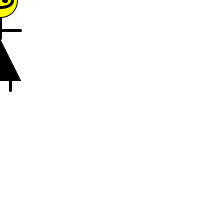
Frame 1 (no input)
Frame 60 (the mouse pressed at the canvas centre just before this capture): identical to frame 1, image omitted
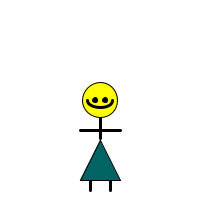
Frame 120 (the mouse held since frame 60 and released just before this capture)

The Processing sketch that drew these frames (run headless with seeded random() and noise(); from frame 60 on, the mouse is pressed at the canvas centre):

// Processing sketch: processing_57110
// ── processing_57110.pde

void setup(){
  //Set the size of the window and attributes
  size(200,200);
  smooth();
  frameRate(30);
}
void draw(){
  //Draw a white background
  background (255);
  
  //Draw Boo's head
stroke(0);
  fill(255,255,0);
  ellipse(mouseX,mouseY,35,35);
  //Draw Boo's eyes
    fill(0);
  ellipse(mouseX-5,mouseY,5,5);
  ellipse(mouseX+5,mouseY,5,5);
  
  //Draw Boo's smile and body
  strokeWeight(3);
  noFill();
  arc(mouseX,mouseY,25,15,0,PI);
  line(mouseX,mouseY+18,mouseX,mouseY+38);
  line(mouseX-20,mouseY+30,mouseX+20,mouseY+30);
  line(mouseX+10,mouseY+80,pmouseX+10,pmouseY+90);
  line(mouseX-10,mouseY+80,pmouseX-10,pmouseY+90);
  
  //Draw Boo's skirt
stroke(0);
  strokeWeight(1);
  fill(0,mouseX,mouseY);
  triangle(mouseX,mouseY+40,mouseX+20,mouseY+80,mouseX-20,mouseY+80);
}
void mousePressed(){
  println("Geia sou!");
}
  
